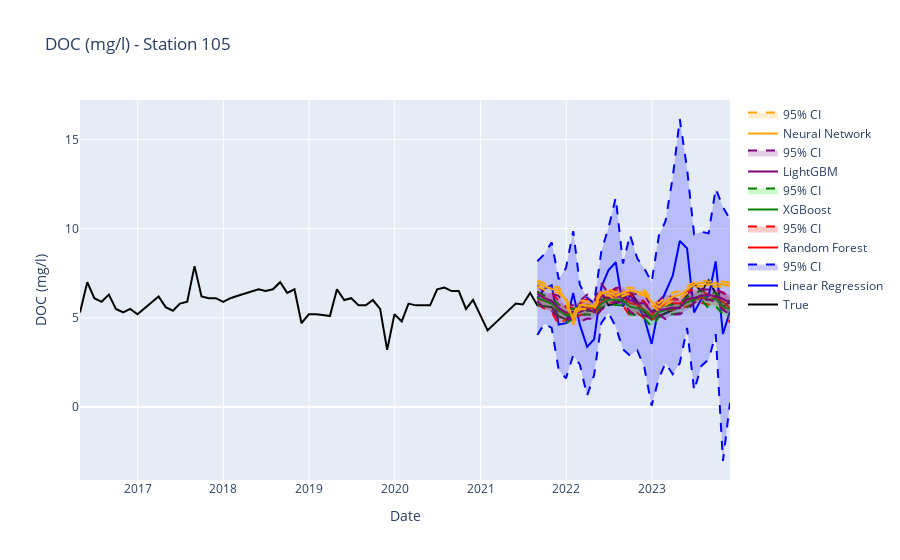
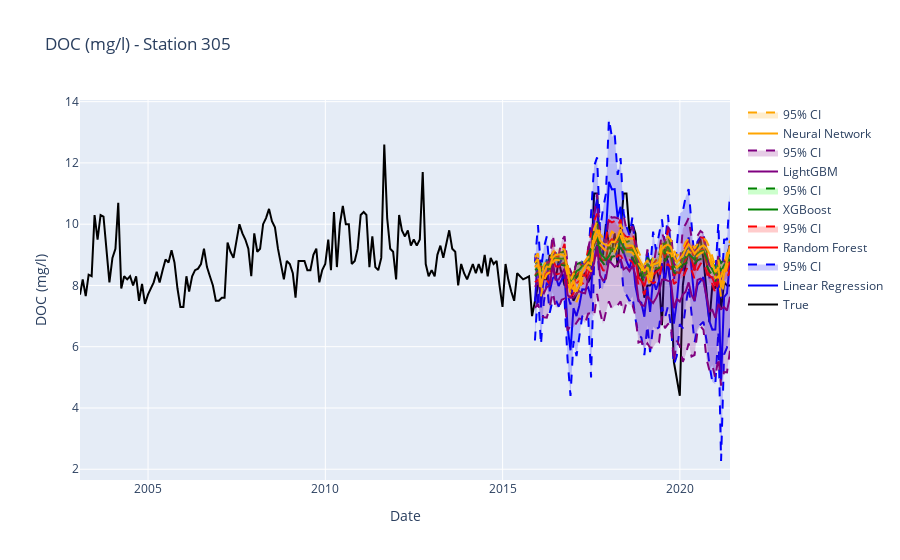
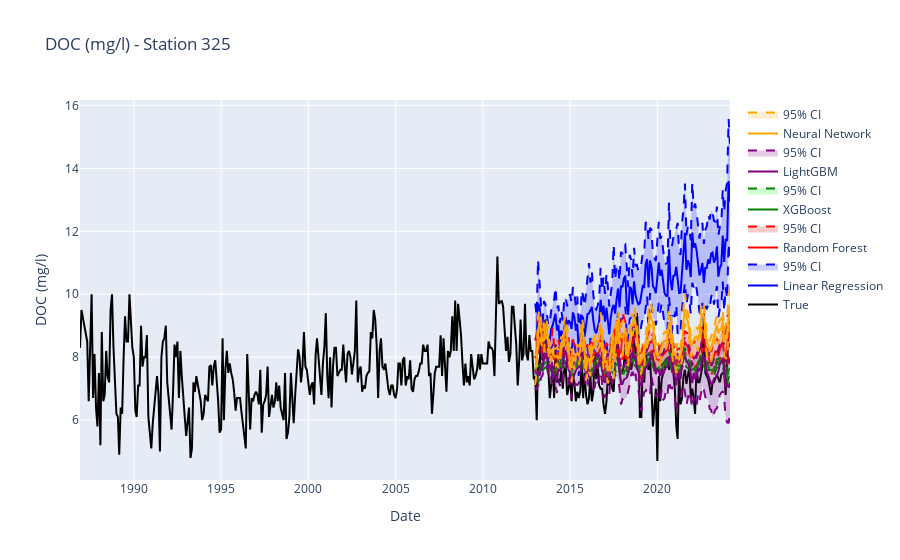

Source (notebook cell) for these figures, in order:
### Markdown cell above
### Plot

### Code cell
# plot the results

for station_id in surface_df['Station'].unique():
    print(f"=== Station {station_id} ===")
    
    X_tr, X_ts, y_tr, y_ts = datasets[station_id]
    
    lr_result = lr_results[station_id]
    rf_result = rf_results[station_id]
    xgb_result = xgb_results[station_id]
    lgbm_result = lgbm_results[station_id]
    mlp_result = mlp_results[station_id]
    
    rmse_lr = lr_result["rmse"]
    rmse_rf = rf_result["rmse"]
    rmse_xgb = xgb_result["rmse"]
    rmse_lgbm = lgbm_result["rmse"]
    rmse_mlp = mlp_result["rmse"]
    
    r2_lr = lr_result["r2"]
    r2_rf = rf_result["r2"]
    r2_xgb = xgb_result["r2"]
    r2_lgbm = lgbm_result["r2"]
    r2_mlp = mlp_result["r2"]
    
    print(f"Linear Regression RMSE: {rmse_lr}")
    print(f"Random Forest RMSE: {rmse_rf}")
    print(f"XGBoost RMSE: {rmse_xgb}")
    print(f"LightGBM RMSE: {rmse_lgbm}")
    print(f"Neural Network RMSE: {rmse_mlp}")
    
    print()
    
    print(f"Linear Regression R2: {r2_lr}")
    print(f"Random Forest R2: {r2_rf}")
    print(f"XGBoost R2: {r2_xgb}")
    print(f"LightGBM R2: {r2_lgbm}")
    print(f"Neural Network R2: {r2_mlp}")
    
    
    
    fig = go.Figure()
    
    # TRUE
    
    # add both the training and testing data in a unique trace
    y_true = pd.concat([y_tr, y_ts])
    
    fig.add_trace(
        go.Scatter(
            x=y_true.index,
            y=y_true["DOC (mg/l)"],
            mode="lines",
            name="True",
            line=dict(color="black"),
        )
    )
    
    # LINEAR REGRESSION
    
    fig.add_trace(
        go.Scatter(
            x=y_ts.index,
            y=lr_result["y_pred"],
            mode="lines",
            name="Linear Regression",
            line=dict(color="blue"),
        )
    )
    
    # add confidence intervals
    fig.add_traces(
        [
            go.Scatter(
                x=y_ts.index,
                y=lr_result["y_pred_lower"],
                mode="lines",
                line_color="blue",
                line=dict(dash="dash"),
                showlegend=False,
            ),
            go.Scatter(
                x=y_ts.index,
                y=lr_result["y_pred_upper"],
                mode="lines",
                line_color="blue",
                line=dict(dash="dash"),
                name="95% CI",
                fill="tonexty",
                fillcolor="rgba(0,0,255,0.2)"
            )
        ]
    )
    
    # RANDOM FOREST
    
    fig.add_trace(
        go.Scatter(
            x=y_ts.index,
            y=rf_result["y_pred"],
            mode="lines",
            name="Random Forest",
            line=dict(color="red"),
        )
    )
    
    # add confidence intervals
    fig.add_traces(
        [
            go.Scatter(
                x=y_ts.index,
                y=rf_result["y_pred_lower"],
                mode="lines",
                line_color="red",
                line=dict(dash="dash"),
                showlegend=False,
            ),
            go.Scatter(
                x=y_ts.index,
                y=rf_result["y_pred_upper"],
                mode="lines",
                line_color="red",
                line=dict(dash="dash"),
                name="95% CI",
                fill="tonexty",
                fillcolor="rgba(255,0,0,0.2)"
            )
        ]
    )
    
    # XGBOOST
    
    fig.add_trace(
        go.Scatter(
            x=y_ts.index,
            y=xgb_result["y_pred"],
            mode="lines",
            name="XGBoost",
            line=dict(color="green"),
        )
    )
    
    # add confidence intervals
    fig.add_traces(
        [
            go.Scatter(
                x=y_ts.index,
                y=xgb_result["y_pred_lower"],
                mode="lines",
                line_color="green",
                line=dict(dash="dash"),
                showlegend=False,
            ),
            go.Scatter(
                x=y_ts.index,
                y=xgb_result["y_pred_upper"],
                mode="lines",
                line_color="green",
                line=dict(dash="dash"),
                name="95% CI",
                fill="tonexty",
                fillcolor="rgba(0,255,0,0.2)"
            )
        ]
    )
    
    # LGBM
    
    fig.add_trace(
        go.Scatter(
            x=y_ts.index,
            y=lgbm_result["y_pred"],
            mode="lines",
            name="LightGBM",
            line=dict(color="purple"),
        )
    )
    
    # add confidence intervals
    fig.add_traces(
        [
            go.Scatter(
                x=y_ts.index,
                y=lgbm_result["y_pred_lower"],
                mode="lines",
                line_color="purple",
                line=dict(dash="dash"),
                showlegend=False,
            ),
            go.Scatter(
                x=y_ts.index,
                y=lgbm_result["y_pred_upper"],
                mode="lines",
                line_color="purple",
                line=dict(dash="dash"),
                name="95% CI",
                fill="tonexty",
                fillcolor="rgba(128,0,128,0.2)"
            )
        ]
    )
    
    # MLP
    
    fig.add_trace(
        go.Scatter(
            x=y_ts.index,
            y=mlp_result["y_pred"],
            mode="lines",
            name="Neural Network",
            line=dict(color="orange"),
        )
    )
    
    # add confidence intervals
    fig.add_traces(
        [
            go.Scatter(
                x=y_ts.index,
                y=mlp_result["y_pred_lower"],
                mode="lines",
                line_color="orange",
                line=dict(dash="dash"),
                showlegend=False,
            ),
            go.Scatter(
                x=y_ts.index,
                y=mlp_result["y_pred_upper"],
                mode="lines",
                line_color="orange",
                line=dict(dash="dash"),
                name="95% CI",
                fill="tonexty",
                fillcolor="rgba(255,165,0,0.2)"
            )
        ]
    )
    
    fig.update_layout(
        title=f"DOC (mg/l) - Station {station_id}",
        xaxis_title="Date",
        yaxis_title="DOC (mg/l)",
    )
    
    fig.show()
